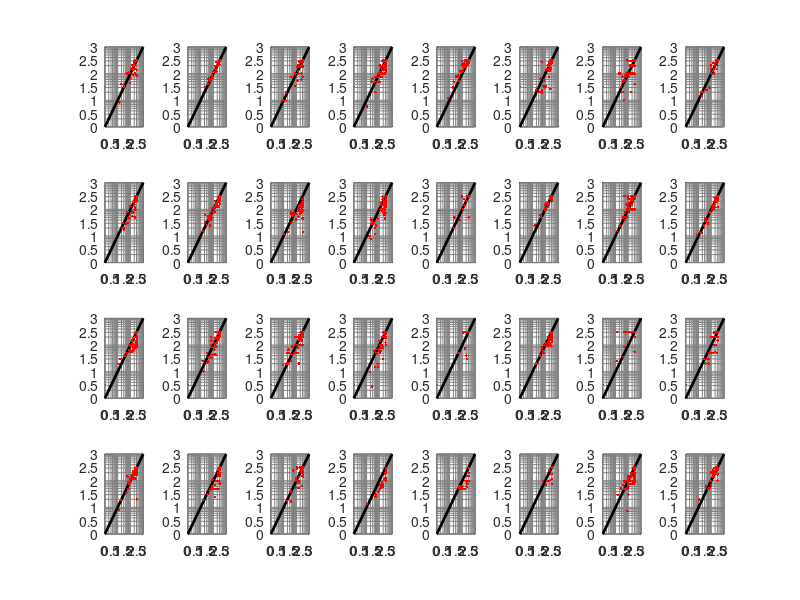

Source code (MATLAB): (Note: this script raises an error after producing the figure.)
clear all
close all

% 1 workerId;
% 2 assignmentId;
% 3 hitId;
% 4 curtime;
% 5 OSName;
% 6 browserName;
% 7 country;
% 8 IP;
% 9 trialn;
% 10    shown;
% 11    response;
% 12    feedback;
% 13    responseTime;
% 14    fbcondition;
% 15    phase;
% 16    score

fp = fopen('numberline1.txt')
fgetl(fp)
p = textscan(fp, '%s %s %s %f %s %s %s %s %d %d %d %d %d %d %d %d ', 'delimiter', ';');

uwid = unique(p{1})

for i = [1:length(uwid)]
    sidx{i} = [];
    for j = [1:length(p{1})]
        if(strcmp(uwid{i}, p{1}{j}) & j <1680)
            sidx{i}  = [sidx{i} j];
        end
    end
end

for i = [1:length(sidx)]
    z{i} = [double(p{9}(sidx{i})) double(p{10}(sidx{i})) double(p{11}(sidx{i})) double(p{12}(sidx{i}))];
end

close all;
figure()
for i = 1:length(z);%[1:length(z)];
    subplot(4,8,i);
% figure();
    idxuse = [1:length(z{i})]
    for j = [1:10, 20:10:100 200:100:1000]
        plot([0 3], [log10(j) log10(j)], 'k-', 'Color', [0.5 0.5 0.5]);
        hold on;
        plot([log10(j) log10(j)], [0 3], 'k-', 'Color', [0.5 0.5 0.5]);
    end
    plot([0 3], [0 3], 'k-', 'LineWidth', 2);
    plot(min(2.5, log10(z{i}(idxuse,2)+rand(length(idxuse),1).*0.5-0.25)), min(2.5,log10(z{i}(idxuse,3)+rand(length(idxuse),1).*0.5-0.25)),'r.');
    hold on;
    x = [0:0.01:2.5];
    % plot([0 2.5], [0 2.5].*slope(i), 'b-', 'LineWidth', 2);
%     plot(x, (x>sc(i)).*(sc(i) + (x-sc(i)).*ss(i))+(x<=sc(i)).*x, 'g-', 'Color', [0 0.5 0], 'LineWidth', 2);
    xlim([0 3]); ylim([0 3]);
    
end
